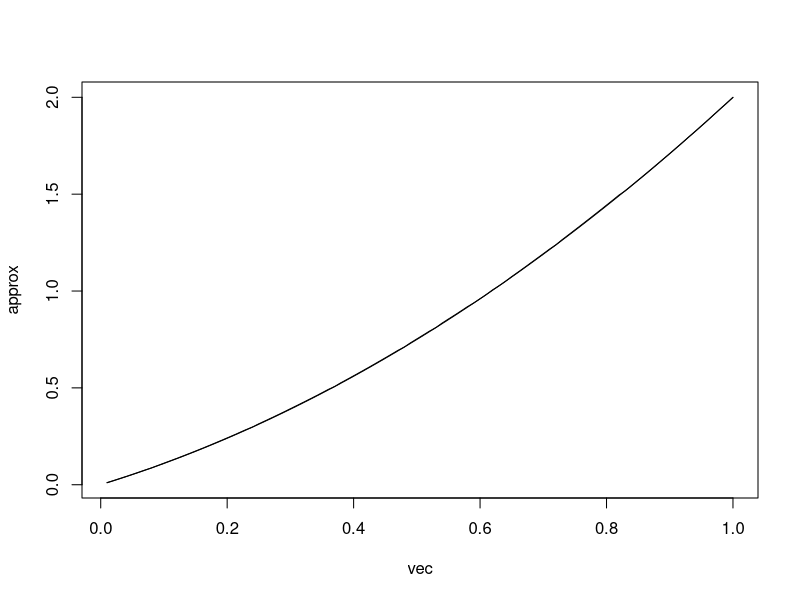

R code for this plot:
my_func<-function(x_val){
  ac<-x_val+(x_val^2)
  return(ac)
}


error_func<-function(par,...){
  a0<-par[1]
  a1<-par[2]
  a2<-par[3]
  x0<-...[1]
  x1<-...[2]
  x2<-...[3]
  
  #(x+(x^2)) is my actual aproximated function
  min_error<-((my_func(x0)-(a0+(a1*x0)+(a2*(x0^2))))^2)+((my_func(x1)-(a0+(a1*x1)+(a2*(x1^2))))^2)+
    ((my_func(x2)-(a0+(a1*x2)+(a2*(x2^2))))^2)
  
  return(min_error)
}


optimization<-function(x){
  op<-optim(par=c(1,1,1),fn=error_func,x=x)
  a0<-op$par[1]
  a1<-op$par[2]
  a2<-op$par[3]
  
  # act<-c(my_func(x[1]),my_func(x[2]),my_func(x[3]))
  # parab<-c((a0+(a1*x[1])+(a2*(x[1]^2))),(a0+(a1*x[2])+(a2*(x[2]^2))),(a0+(a1*x[3])+(a2*(x[3]^2))))
  return(c(a0,a1,a2))
  #,act=act,parab=parab
}
optimization(c(0.1,0.5,0.8))


vec<-seq(0.01,1,by=0.01)
vec
tes<-c()
approx<-c()
for (i in 1:length(vec)){
  test<-my_func(vec[i])
  tes<-c(tes,test)
  a0<-optimization(c(vec[i]-0.01,vec[i]-0.005,vec[i]))[1]
  a1<-optimization(c(vec[i]-0.01,vec[i]-0.005,vec[i]))[2]
  a2<-optimization(c(vec[i]-0.01,vec[i]-0.005,vec[i]))[3]
  appr<-(a0+(a1*vec[i])+(a2*(vec[i]^2)))
  approx<-c(approx,appr)
}
plot(vec,approx,type='l')
lines(vec,tes,type='l')

my_func<-function(x_val){
  ac<--x_val*(1-x_val)
  return(ac)
}

my_func<-function(x_val){
  ac<--x_val*(sin(10*pi*x_val))
  return(ac)
}



